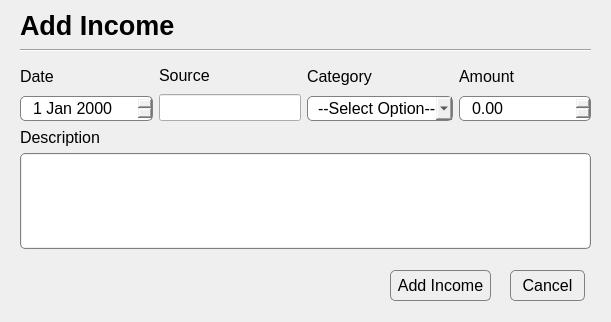
<?xml version="1.0" encoding="UTF-8"?>
<ui version="4.0">
 <class>Dialog</class>
 <widget class="QDialog" name="Dialog">
  <property name="geometry">
   <rect>
    <x>0</x>
    <y>0</y>
    <width>611</width>
    <height>322</height>
   </rect>
  </property>
  <property name="windowTitle">
   <string>Dialog</string>
  </property>
  <property name="styleSheet">
   <string notr="true">QDateEdit {
	border: 1px solid gray;
	border-radius: 5px;
	padding-left: 10px;
}

QComboBox {
	border: 1px solid gray;
	border-radius: 5px;
	padding-left: 10px;
}

QDoubleSpinBox {
	border: 1px solid gray;
	border-radius: 5px;
	padding-left: 10px;
}


QPushButton {
	border: 1px solid gray;
	border-radius: 5px;
}

QPlainTextEdit {
	border: 1px solid gray;        /* Set the border */
	border-radius: 5px;          /* Round the corners */
	padding: 1px;                /* Space between text and border */
}

QPlainTextEdit::viewport {
	background: transparent;      /* Make viewport background transparent */
	border: none;                 /* Remove viewport border */
}</string>
  </property>
  <widget class="QLabel" name="incomeDialogTitle">
   <property name="geometry">
    <rect>
     <x>20</x>
     <y>10</y>
     <width>171</width>
     <height>31</height>
    </rect>
   </property>
   <property name="font">
    <font>
     <pointsize>20</pointsize>
     <bold>true</bold>
    </font>
   </property>
   <property name="text">
    <string>Add Income</string>
   </property>
  </widget>
  <widget class="Line" name="line">
   <property name="geometry">
    <rect>
     <x>20</x>
     <y>40</y>
     <width>571</width>
     <height>21</height>
    </rect>
   </property>
   <property name="orientation">
    <enum>Qt::Horizontal</enum>
   </property>
  </widget>
  <widget class="QPushButton" name="incomeCancelPushButton">
   <property name="geometry">
    <rect>
     <x>510</x>
     <y>270</y>
     <width>75</width>
     <height>31</height>
    </rect>
   </property>
   <property name="font">
    <font>
     <pointsize>12</pointsize>
    </font>
   </property>
   <property name="text">
    <string>Cancel</string>
   </property>
  </widget>
  <widget class="QPushButton" name="incomeAddPushButton">
   <property name="geometry">
    <rect>
     <x>390</x>
     <y>270</y>
     <width>101</width>
     <height>31</height>
    </rect>
   </property>
   <property name="font">
    <font>
     <pointsize>12</pointsize>
    </font>
   </property>
   <property name="text">
    <string>Add Income</string>
   </property>
  </widget>
  <widget class="QWidget" name="layoutWidget">
   <property name="geometry">
    <rect>
     <x>20</x>
     <y>128</y>
     <width>571</width>
     <height>121</height>
    </rect>
   </property>
   <layout class="QVBoxLayout" name="verticalLayout_4">
    <item>
     <widget class="QLabel" name="incomeDescriptionTextEditLabel">
      <property name="font">
       <font>
        <pointsize>12</pointsize>
       </font>
      </property>
      <property name="text">
       <string>Description</string>
      </property>
     </widget>
    </item>
    <item>
     <widget class="QPlainTextEdit" name="incomeDescriptionTextEdit">
      <property name="font">
       <font>
        <pointsize>12</pointsize>
       </font>
      </property>
     </widget>
    </item>
   </layout>
  </widget>
  <widget class="QWidget" name="layoutWidget">
   <property name="geometry">
    <rect>
     <x>20</x>
     <y>63</y>
     <width>571</width>
     <height>58</height>
    </rect>
   </property>
   <layout class="QHBoxLayout" name="horizontalLayout">
    <item>
     <layout class="QVBoxLayout" name="verticalLayout">
      <item>
       <widget class="QLabel" name="incomeDateEditLabel">
        <property name="font">
         <font>
          <pointsize>12</pointsize>
         </font>
        </property>
        <property name="text">
         <string>Date</string>
        </property>
       </widget>
      </item>
      <item>
       <widget class="QDateEdit" name="incomeDateEdit">
        <property name="minimumSize">
         <size>
          <width>0</width>
          <height>25</height>
         </size>
        </property>
        <property name="maximumSize">
         <size>
          <width>16777215</width>
          <height>25</height>
         </size>
        </property>
        <property name="font">
         <font>
          <pointsize>12</pointsize>
         </font>
        </property>
       </widget>
      </item>
     </layout>
    </item>
    <item>
     <layout class="QVBoxLayout" name="verticalLayout_5">
      <item>
       <widget class="QLabel" name="incomeSourceEditLabel">
        <property name="font">
         <font>
          <pointsize>12</pointsize>
         </font>
        </property>
        <property name="text">
         <string>Source</string>
        </property>
       </widget>
      </item>
      <item>
       <widget class="QLineEdit" name="incomeSourceEdit">
        <property name="sizePolicy">
         <sizepolicy hsizetype="Maximum" vsizetype="Fixed">
          <horstretch>0</horstretch>
          <verstretch>0</verstretch>
         </sizepolicy>
        </property>
        <property name="font">
         <font>
          <pointsize>12</pointsize>
         </font>
        </property>
       </widget>
      </item>
     </layout>
    </item>
    <item>
     <layout class="QVBoxLayout" name="verticalLayout_2">
      <item>
       <widget class="QLabel" name="incomeCategoryDropdownLabel">
        <property name="font">
         <font>
          <pointsize>12</pointsize>
         </font>
        </property>
        <property name="text">
         <string>Category</string>
        </property>
       </widget>
      </item>
      <item>
       <widget class="QComboBox" name="incomeCategoryDropdown">
        <property name="minimumSize">
         <size>
          <width>0</width>
          <height>25</height>
         </size>
        </property>
        <property name="maximumSize">
         <size>
          <width>16777215</width>
          <height>25</height>
         </size>
        </property>
        <property name="font">
         <font>
          <pointsize>12</pointsize>
         </font>
        </property>
        <property name="placeholderText">
         <string>--Select Option--</string>
        </property>
        <item>
         <property name="text">
          <string/>
         </property>
        </item>
        <item>
         <property name="text">
          <string>Paycheck</string>
         </property>
        </item>
        <item>
         <property name="text">
          <string>Freelance</string>
         </property>
        </item>
        <item>
         <property name="text">
          <string>Capital Gains</string>
         </property>
        </item>
        <item>
         <property name="text">
          <string>Investments</string>
         </property>
        </item>
        <item>
         <property name="text">
          <string>Other</string>
         </property>
        </item>
       </widget>
      </item>
     </layout>
    </item>
    <item>
     <layout class="QVBoxLayout" name="verticalLayout_3">
      <item>
       <widget class="QLabel" name="incomeAmountSpinboxLabel">
        <property name="font">
         <font>
          <pointsize>12</pointsize>
         </font>
        </property>
        <property name="text">
         <string>Amount</string>
        </property>
       </widget>
      </item>
      <item>
       <widget class="QDoubleSpinBox" name="incomeAmountSpinbox">
        <property name="minimumSize">
         <size>
          <width>0</width>
          <height>25</height>
         </size>
        </property>
        <property name="maximumSize">
         <size>
          <width>16777215</width>
          <height>25</height>
         </size>
        </property>
        <property name="font">
         <font>
          <pointsize>12</pointsize>
         </font>
        </property>
        <property name="maximum">
         <double>9999999.990000000223517</double>
        </property>
       </widget>
      </item>
     </layout>
    </item>
   </layout>
  </widget>
 </widget>
 <resources/>
 <connections/>
</ui>
